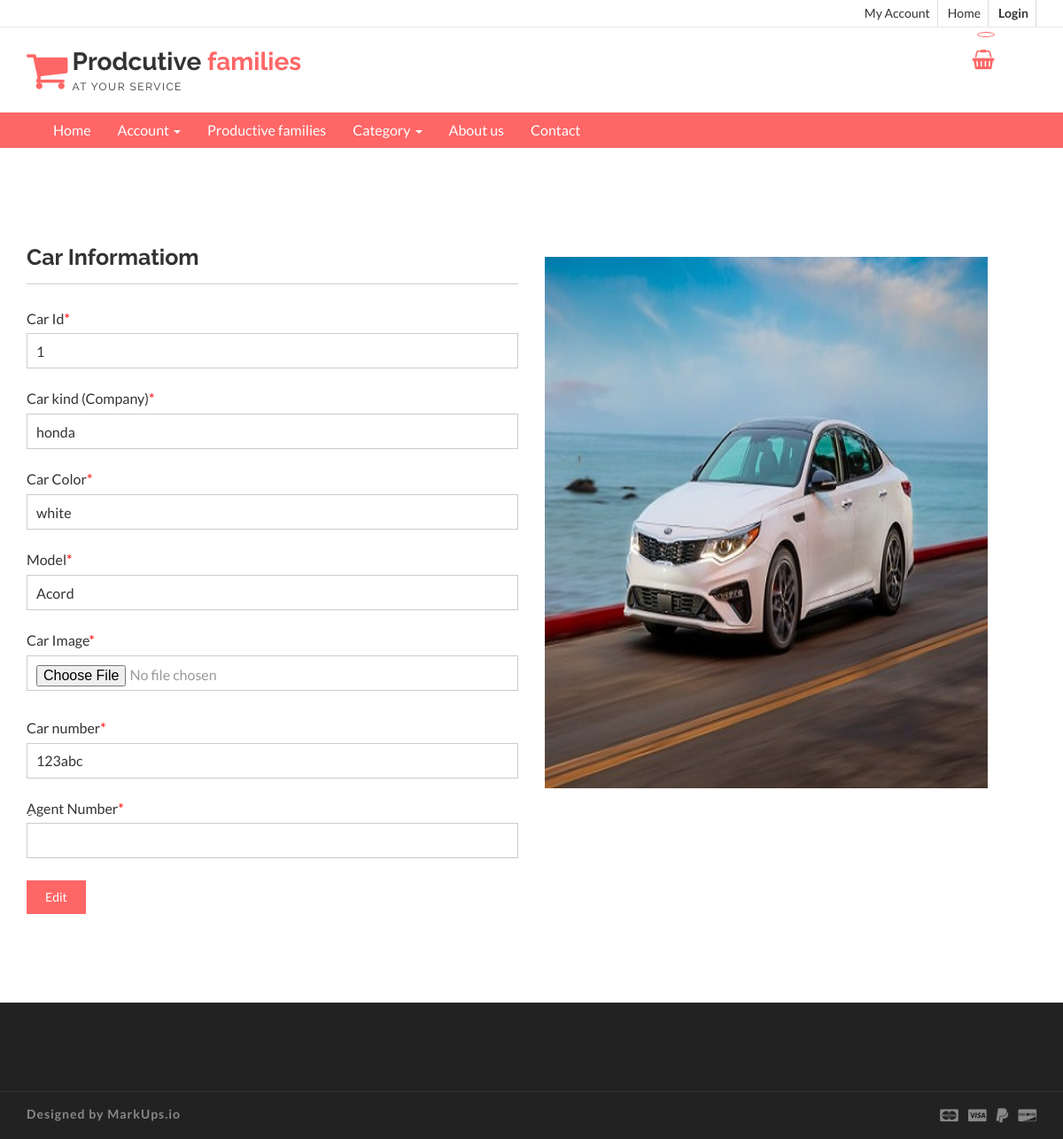
/editcar.php?carid=1, run on the app's committed database.
### tables this page shows
CREATE TABLE `agentcar` (
  `carid` int(11) NOT NULL,
  `kind` varchar(100) NOT NULL,
  `color` varchar(100) NOT NULL,
  `model` varchar(200) NOT NULL,
  `carimage` varchar(200) NOT NULL,
  `carnumber` varchar(50) NOT NULL,
  `agentno` int(11) NOT NULL
);

### editcar.php (the view, shortened to what this page needs)
<!DOCTYPE html>
<html lang="en">
  <head>
    <link href="css/font-awesome.css" rel="stylesheet">
    <link href="css/bootstrap.css" rel="stylesheet">
    <link href="css/jquery.smartmenus.bootstrap.css" rel="stylesheet">
    <link rel="stylesheet" type="text/css" href="css/jquery.simpleLens.css">
    <link rel="stylesheet" type="text/css" href="css/slick.css">
    <link rel="stylesheet" type="text/css" href="css/nouislider.css">
    <link id="switcher" href="css/theme-color/default-theme.css" rel="stylesheet">
    <link href="css/sequence-theme.modern-slide-in.css" rel="stylesheet" media="all">
    <link href="css/style.css" rel="stylesheet">
  </head>
  <body>
  <header id="aa-header">
    <div class="aa-header-top">
      <div class="container">
        <div class="row">
          <div class="col-md-12">
            <div class="aa-header-top-area">
              <div class="aa-header-top-right">
                <ul class="aa-head-top-nav-right">
                    <li><a href="agenthome.php">My Account</a></li>
                  <li class="hidden-xs"><a href="index.php">Home</a></li>
                    <strong><li><a href="" data-toggle="modal" data-target="#login-modal">Login</a></li></strong>
                </ul>
              </div>
            </div>
          </div>
        </div>
      </div>
    </div>
      <div class="aa-header-bottom">
      <div class="container">
        <div class="row">
          <div class="col-md-12">
            <div class="aa-header-bottom-area">
              <div class="aa-logo">
                <a href="index.html">
                  <span class="fa fa-shopping-cart"></span>
                  <p>Prodcutive <strong>families</strong> <span>at your service</span></p>
                </a>
              </div>
              <div class="aa-cartbox">
                <a class="aa-cart-link" href="#">
                  <span class="fa fa-shopping-basket"></span>
                  <span class="aa-cart-notify"></span>
                </a>
              </div>
            </div>
          </div>
        </div>
      </div>
    </div>
  </header>
  <section id="menu">
    <div class="container">
      <div class="menu-area">
        <div class="navbar navbar-default" role="navigation">
          <div class="navbar-collapse collapse">
            <ul class="nav navbar-nav">
              <li><a href="index.php">Home</a></li>
              <li><a href="#">Account <span class="caret"></span></a>
              </li>
              <li><a href="profamily.php">Productive families </a>
              </li>
              <li><a href="#">Category <span class="caret"></span></a>
              </li>
                 <li><a href="about.php">About us</a></li>
                <li><a href="contact.php">Contact</a></li>
            </ul>
          </div>
        </div>
      </div>
    </div>
  </section>
 <section id="aa-myaccount">
   <div class="container">
     <div class="row">
       <div class="col-md-12">
        <div class="aa-myaccount-area">
            <div class="row">
                 <?php
require 'config.php';
$carid=$_GET['carid'] ;
$result = mysqli_query($con,"SELECT * FROM agentcar where carid='$carid' ")
or die(mysqli_error());
while($row = mysqli_fetch_array( $result )) {
?>
              <div class="col-md-6">
                <div class="aa-myaccount-login">
                <h4>Car Informatiom</h4>
                 <form action="uploadphotocaredit.php" enctype="multipart/form-data" method="post" class="aa-login-form">
                     <label for="">Car Id<span>*</span></label>
                     <input type="text" placeholder="Company" value="<?php echo htmlentities($row['carid']);?>" name="carid">
                     <label for="">Car kind (Company)<span>*</span></label>
                     <input type="text" placeholder="Company" value="<?php echo htmlentities($row['kind']);?>" name="kind">
                     <label for="">Car Color<span>*</span></label>
                     <input type="text" placeholder="Color" value="<?php echo htmlentities($row['color']);?>" name="color">
                  <label for="">Model<span>*</span></label>
                   <input type="text" placeholder="Model" value="<?php echo htmlentities($row['model']);?>" name="model">
                     <label for="">Car Image<span>*</span></label>
                   <input type="file" placeholder="file" name="file" style=" border: 1px solid #ccc;
  color: #999;
  height: 40px;
  padding: 10px;
  width: 100%; ">
                     <br>
                   <label for="">Car number<span>*</span></label>
                    <input type="text" placeholder="number" value="<?php echo htmlentities($row['carnumber']);?>" name="carnum">
                     <label for="">ِAgent Number<span>*</span></label>
                    <input type="text" placeholder="Usernumber" name="agentid" value="<?php $agentid=$_SESSION['agentid'] ; echo$agentid ?> ">
                    <button type="submit" name="add" class="aa-browse-btn">Edit</button>
                  </form>
                        </div>
              </div>
              <div class="col-md-6">
                <div class="aa-myaccount-register">
                    <br>
                 <img src="<?php echo htmlentities($row['carimage']);?>" width="500" height="600">
                     <?php
}
?>
                </div>
              </div>
            </div>
         </div>
       </div>
     </div>
   </div>
 </section>
  <footer id="aa-footer">
    <div class="aa-footer-top">
    </div>
    <div class="aa-footer-bottom">
      <div class="container">
        <div class="row">
        <div class="col-md-12">
          <div class="aa-footer-bottom-area">
            <p>Designed by <a href="http://www.markups.io/">MarkUps.io</a></p>
            <div class="aa-footer-payment">
              <span class="fa fa-cc-mastercard"></span>
              <span class="fa fa-cc-visa"></span>
              <span class="fa fa-paypal"></span>
              <span class="fa fa-cc-discover"></span>
            </div>
          </div>
        </div>
      </div>
      </div>
    </div>
  </footer>
  </body>
</html>

### css/theme-color/default-theme.css (style rules this page uses)
.aa-browse-btn { background-color: #ff6666; border: 1px solid #ff6666; }
#aa-header .aa-header-bottom .aa-header-bottom-area .aa-logo a > span { color: #ff6666; }
#aa-header .aa-header-bottom .aa-header-bottom-area .aa-logo a strong { color: #ff6666; }
#aa-header .aa-header-bottom .aa-cartbox .aa-cart-link { color: #ff6666; }
#aa-header .aa-header-bottom .aa-cartbox .aa-cart-link .aa-cart-notify { border: 1px solid #ff6666; color: #ff6666; }
#aa-header .aa-header-bottom .aa-cartbox .aa-cart-link .aa-cart-notify:after { border-top-color: #ff6666; }
#menu { background-color: #ff6666; }

### data on the page
agentcar: carid "1", kind "honda", color "white", model "Acord", carnum "123abc", carimage (picture)
